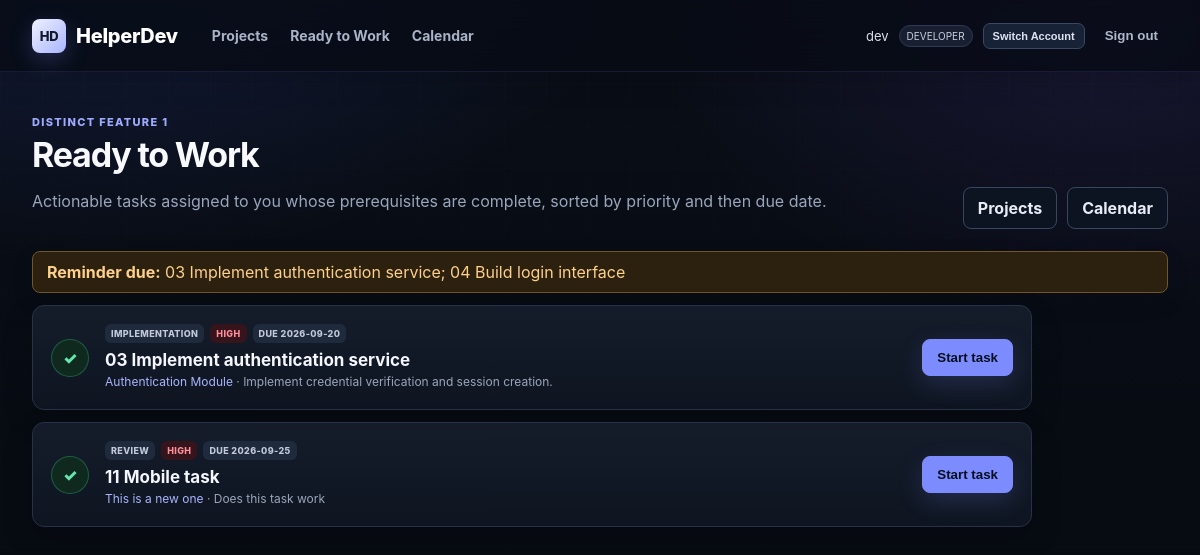
The page /ready (signed in) on the database its author committed.
### tables this page shows
CREATE TABLE users (
    id INTEGER PRIMARY KEY AUTOINCREMENT,
    username TEXT NOT NULL UNIQUE,
    password_hash TEXT NOT NULL,
    role TEXT NOT NULL CHECK(role IN ('DEVELOPER','PROJECT_MANAGER','ADMIN'))
);

CREATE TABLE tasks (
    id INTEGER PRIMARY KEY AUTOINCREMENT,
    project_id INTEGER NOT NULL REFERENCES projects(id) ON DELETE CASCADE,
    title TEXT NOT NULL,
    description TEXT NOT NULL DEFAULT '',
    task_type TEXT NOT NULL CHECK(task_type IN ('REQUIREMENTS','DESIGN','IMPLEMENTATION','BUG_FIX','TESTING','REVIEW','DOCUMENTATION','DEPLOYMENT')),
    priority TEXT NOT NULL CHECK(priority IN ('HIGH','MEDIUM','LOW')),
    progress_status TEXT NOT NULL DEFAULT 'PLANNED' CHECK(progress_status IN ('PLANNED','IN_PROGRESS','DONE')),
    assignee_id INTEGER REFERENCES users(id) ON DELETE SET NULL,
    due_date TEXT,
    reminder_at TEXT,
    archived INTEGER NOT NULL DEFAULT 0 CHECK(archived IN (0,1)),
    github_url TEXT,
    github_kind TEXT,
    github_repo TEXT,
    github_number INTEGER,
    github_state TEXT,
    github_title TEXT,
    github_synced_at TEXT,
    github_auto_complete INTEGER NOT NULL DEFAULT 0 CHECK(github_auto_complete IN (0,1)),
    created_at TEXT NOT NULL DEFAULT CURRENT_TIMESTAMP
);

CREATE TABLE projects (
    id INTEGER PRIMARY KEY AUTOINCREMENT,
    name TEXT NOT NULL,
    description TEXT NOT NULL DEFAULT ''
);

### HelperDev/app.py (the view)
    @app.get("/ready", response_class=HTMLResponse)
    def ready_queue(request: Request):
        user = require_user(request)
        if not user:
            return RedirectResponse("/login", status_code=303)
        return templates.TemplateResponse(request, "ready.html", {
            "user": user, "tasks": tasks.ready_for_user(user["id"]),
            "reminders": tasks.due_reminders_for_user(user["id"]),
        })

### HelperDev/templates/ready.html (shortened to what this page needs)
{% extends "base.html" %}
{% block content %}
<section class="pagehead"><div><span class="eyebrow">Distinct feature 1</span><h1>Ready to Work</h1><p>Actionable tasks assigned to you whose prerequisites are complete, sorted by priority and then due date.</p></div><div class="head-actions"><a class="secondary button" href="/projects">Projects</a><a class="secondary button" href="/calendar">Calendar</a></div></section>
{% if reminders %}<div class="alert reminder"><b>Reminder due:</b> {% for r in reminders %}{{ '%02d'|format(r.id) }} {{ r.title }}{% if not loop.last %}; {% endif %}{% endfor %}</div>{% endif %}
<section class="ready-list">
{% for t in tasks %}<article class="ready-row"><div class="ready-icon">✓</div><div><div class="chips"><span>{{ t.task_type.replace('_',' ') }}</span><span class="priority {{ t.priority.lower() }}">{{ t.priority }}</span>{% if t.due_date %}<span>DUE {{ t.due_date }}</span>{% endif %}</div><h2>{{ '%02d'|format(t.id) }} {{ t.title }}</h2><p><a href="/projects/{{ t.project_id }}">{{ t.project_name }}</a> · {{ t.description }}</p></div><form method="post" action="/tasks/{{ t.id }}/start"><button class="primary">Start task</button></form></article>
{% else %}<div class="empty large">Nothing is ready right now. Finish or unblock prerequisites first.</div>{% endfor %}
</section>
{% endblock %}

### HelperDev/templates/base.html (shortened to what this page needs)
<!doctype html>
<html lang="en">
<head>
  <link rel="stylesheet" href="/static/style.css">
</head>
<body>
<header class="topbar">
  <a class="brand" href="/projects"><span class="brandmark">HD</span> HelperDev</a>
  {% if user %}
  <nav><a href="/projects">Projects</a><a href="/ready">Ready to Work</a><a href="/calendar">Calendar</a>{% if user.role == 'ADMIN' %}<a href="/admin/users">User Management</a>{% endif %}</nav>
  <div class="userbox"><span>{{ user.username }}</span><span class="role">{{ user.role.replace('_',' ') }}</span><form method="post" action="/switch-account"><button class="switch-account-btn" type="submit" title="Sign out and return to the login page">Switch Account</button></form><form method="post" action="/logout"><button class="linkbtn" type="submit">Sign out</button></form></div>
  {% endif %}
</header>
<main class="shell">{% block content %}{% endblock %}</main>
</body>
</html>

### rows shown on the page
users: username "dev", role.replace "DEVELOPER"
tasks: id "03", title "Implement authentication service", task_type.replace "IMPLEMENTATION", priority "HIGH", due_date "2026-09-20", project_name "Authentication Module", description "Implement credential verification and session creation."
tasks: id "04", title "Build login interface"
tasks: task_type.replace "REVIEW", priority "HIGH", due_date "2026-09-25", id "11", title "Mobile task", project_name "This is a new one", description "Does this task work"
